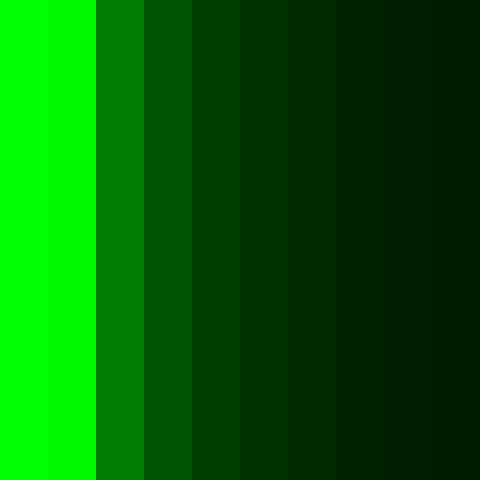
Frame 1 (no input)
Frame 60 (the mouse pressed at the canvas centre just before this capture): identical to frame 1, image omitted
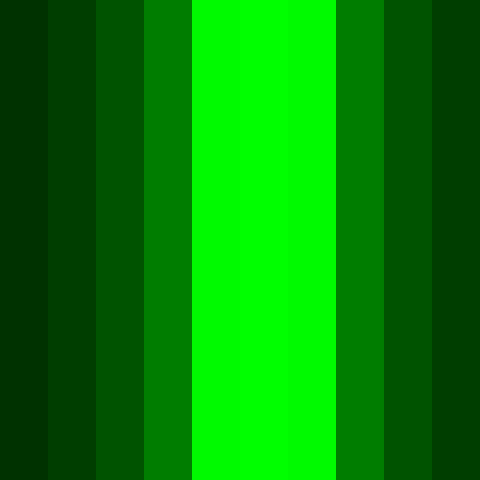
Frame 120 (the mouse held since frame 60 and released just before this capture)

The Processing sketch that drew these frames (run headless with seeded random() and noise(); from frame 60 on, the mouse is pressed at the canvas centre):

// Processing sketch: exercise
// ── exercise.pde
int dis_circle= 60;

void setup()
{
  size(480,480);
}

void draw()
{
  background(255);
  fill(204, 102, 0);
  noStroke();
  for(int i = 0; i< 10; i++)
  {
    fill(0, (480.0/abs(mouseX - i*48))*(255/10) , 0);
    rect(i*48, 0, 48, 480);
    
  }
}
